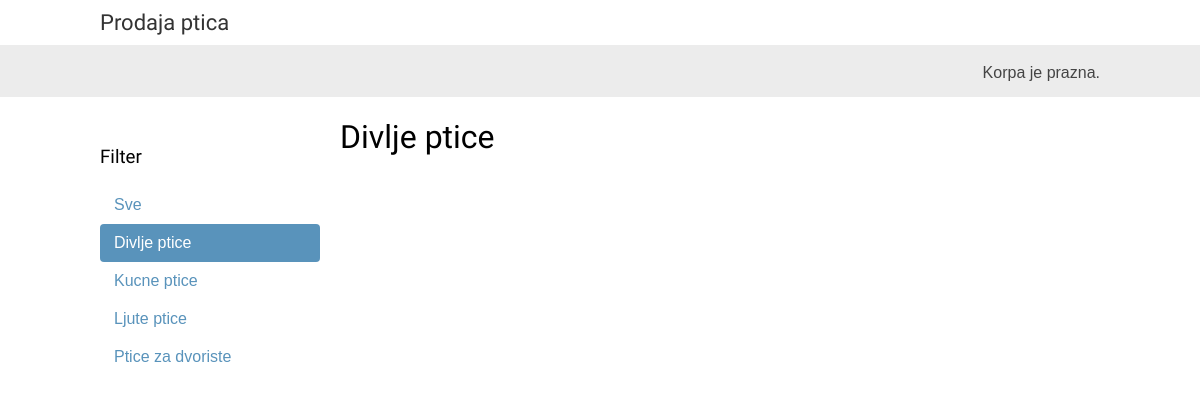
Before: /divlje-ptice/ with the older database file.
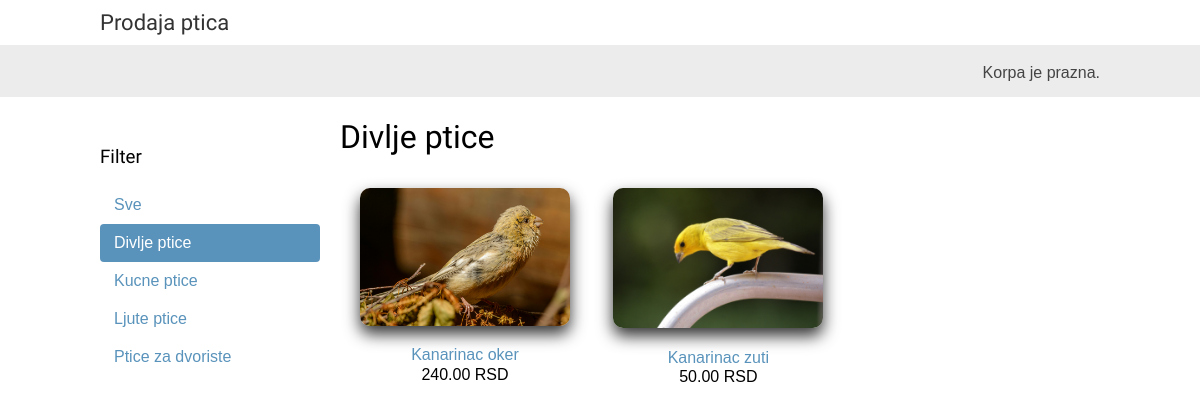
After: the same page with the newer database file.
### SalonPtica/models.py (models this page shows, shortened)
class Segment(models.Model):
    naziv = models.CharField(max_length=200, db_index=True)
    slug = models.SlugField(max_length=200, unique=True)
    class Meta:
        ordering = ('naziv',)
        verbose_name = 'segment'
        verbose_name_plural = 'segmenti'
    def ApsolutniURL(self):
        return reverse('SalonPtica:ListaPticaPoSegmentu', args=[self.slug])

class Ptica(models.Model):
    segment = models.ForeignKey(Segment, related_name='ptice', on_delete=models.CASCADE)
    naziv = models.CharField(max_length=200, db_index=True)
    slug = models.SlugField(max_length=200, db_index=True)
    slika = models.ImageField(upload_to='ptice/%Y/%m/%d', blank=True)
    opis = models.TextField(blank=True)
    cena = models.DecimalField(max_digits=10, decimal_places=2)
    raspoloziv = models.BooleanField(default=True)
    kreiran = models.DateTimeField(auto_now_add=True)
    azuriran = models.DateTimeField(auto_now=True)
    class Meta:
        ordering = ('naziv',)
        index_together = (('id', 'slug'),)
        verbose_name_plural = 'ptice'
    def ApsolutniURL(self):
        return reverse('SalonPtica:DetaljiPtica', args=[self.id, self.slug])

### SalonPtica/views.py (the view)
# urls.py: path('', views.ListaPtica, name='ListaPtica'),
def ListaPtica(request, segment_slug=None):
    segment = None
    segmenti = Segment.objects.all()
    ptice = Ptica.objects.filter(raspoloziv=True)
    if segment_slug:
        segment = get_object_or_404(Segment, slug=segment_slug)
        ptice = ptice.filter(segment=segment)
    korpa = Korpa(request)
    return render(request, 'SalonPtica/ptica/list.html', {'segment': segment, 'segmenti': segmenti, 'ptice': ptice, 'korpa': korpa})

### KorpaZaKupovinu/korpa.py (called while the page is built)
    def __len__(self):
        return sum(stavka['kolicina'] for stavka in self.korpa.values())

### SalonPtica/templates/SalonPtica/ptica/list.html (shortened to what this page needs)
{% extends "SalonPtica/base.html" %}
{% load static %}
{% block content %}
    <div id="sidebar">
        <h3>Filter</h3>
        <ul>
            <li {% if not segment %}class="selected"{% endif %}>
                <a href="{% url "SalonPtica:ListaPtica" %}">Sve</a>
            </li>
            {% for c in segmenti %}
                <li {% if segment.slug == c.slug %}class="selected"{% endif %}>
                    <a href="{{ c.ApsolutniURL }}">{{ c.naziv }}</a>
                </li>
            {% endfor %}
        </ul>
    </div>
    <div class="main">
        <h1>
            {% if segment %}
                {{ segment.naziv }}
            {% else %}
                Ptice
            {% endif %}
        </h1>
        <div class = "displayGrid">
            {% for ptica in ptice %}
                    <div class="item">
                        <a href="{{ ptica.ApsolutniURL }}">
                            <img src="{% if ptica.slika %}{{ ptica.slika.url }}{% else %}{% static "img/no_image.png" %}{% endif %}">
                        </a>
                        <a href="{{ ptica.ApsolutniURL }}">{{ ptica.naziv }}</a>
                        <br>
                        {{ ptica.cena }} RSD
                    </div>
            {% endfor %}
        </div>
    </div>
{% endblock %}

### SalonPtica/templates/SalonPtica/base.html (shortened to what this page needs)
{% load static %}
<!DOCTYPE html>
<html>
<head>
    <link href="{% static "css/base.css" %}" rel="stylesheet">
</head>
<body>
    <div id="header">
        <a href="/" class="logo">Prodaja ptica</a>
    </div>
    <div id="subheader">
        <div class="cart">
            {% with brojstavkiukorpi=korpa|length %}
                {% if brojstavkiukorpi > 0 %}
                    U korpi se nalazi:
                    <a href="{% url "KorpaZaKupovinu:DetaljiKorpe" %}">
                        {{brojstavkiukorpi}} kom, ukupna cena {{ korpa.UzmiUkupnuCenu }} RSD
                    </a>
                {% else %}
                    Korpa je prazna.
                {% endif %}
            {% endwith %}
        </div>
    </div>
    <div id="content">
        {% block content %}
        {% endblock %}
    </div>
</body>
</html>

### SalonPtica/static/css/base.css (style rules this page uses)
body { margin:0; padding:0; font-family:helvetica, sans-serif; }
h1, h2, h3, h4, h5 , h6 { font-family: 'Ubuntu', sans-serif; font-weight:normal; }
a { text-decoration:none; color:#5993bb; }
#header { padding:10px 100px; font-size:18px; overflow:auto; }
#subheader { background:#ececec; color:#444; padding:15px 100px; overflow:auto; }
#header .logo { font-family: 'Ubuntu', sans-serif; float:left; color:#333; font-size:22px; margin-right:10%; }
#subheader .cart { float:right; padding-top:4px; }
#content { padding:0 100px; overflow:hidden; }
#sidebar { width:220px; padding:30px 20px 0 0; float:left; }
#sidebar ul { margin:0; padding:0; }
#sidebar ul li { margin:0; list-style:none; padding:10px 14px; }
#sidebar ul li a { display:block; }
#sidebar ul li.selected { background:#5993bb; border-radius:4px; }
#sidebar ul li.selected a { color:#fff; }
.main { float:left; width: 96%; margin-right:-220px; overflow:hidden; }
.displayGrid { display: grid; width: calc(100% - 220px); grid-template-columns: repeat(3,1fr); grid-template-rows: 280px; grid-gap: 20px; }
.displayGrid .item { margin-left: 20px; height: 300px; width:90%; padding:10px 20px 10px 0; text-align:center; line-height:1.2; }
.displayGrid .item img { margin-bottom: 15px; width: 100%; border-radius: 10px; box-shadow: 0 8px 16px rgba(0, 0, 0, 0.8); }

Changed rows visible on the page:
added Ptica: slika (picture), naziv "Kanarinac oker", cena "240.00"
added Ptica: slika (picture), naziv "Kanarinac zuti", cena "50.00"
